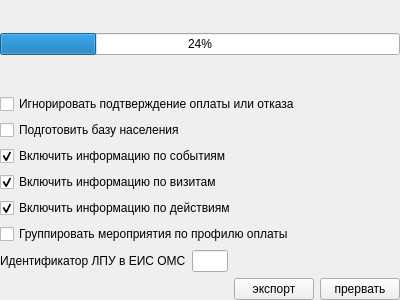
<?xml version="1.0" encoding="UTF-8"?>
<ui version="4.0">
 <class>ExportEISOMSPage1</class>
 <widget class="QWidget" name="ExportEISOMSPage1">
  <property name="geometry">
   <rect>
    <x>0</x>
    <y>0</y>
    <width>400</width>
    <height>300</height>
   </rect>
  </property>
  <property name="windowTitle">
   <string>Form</string>
  </property>
  <layout class="QGridLayout">
   <property name="margin">
    <number>0</number>
   </property>
   <item row="0" column="0" colspan="4">
    <spacer>
     <property name="orientation">
      <enum>Qt::Vertical</enum>
     </property>
     <property name="sizeHint" stdset="0">
      <size>
       <width>20</width>
       <height>40</height>
      </size>
     </property>
    </spacer>
   </item>
   <item row="1" column="0" colspan="4">
    <widget class="CProgressBar" name="progressBar">
     <property name="value">
      <number>24</number>
     </property>
    </widget>
   </item>
   <item row="2" column="0" colspan="4">
    <spacer>
     <property name="orientation">
      <enum>Qt::Vertical</enum>
     </property>
     <property name="sizeHint" stdset="0">
      <size>
       <width>20</width>
       <height>40</height>
      </size>
     </property>
    </spacer>
   </item>
   <item row="11" column="2">
    <widget class="QPushButton" name="btnExport">
     <property name="text">
      <string>экспорт</string>
     </property>
    </widget>
   </item>
   <item row="11" column="3">
    <widget class="QPushButton" name="btnCancel">
     <property name="text">
      <string>прервать</string>
     </property>
    </widget>
   </item>
   <item row="11" column="0" colspan="2">
    <spacer>
     <property name="orientation">
      <enum>Qt::Horizontal</enum>
     </property>
     <property name="sizeHint" stdset="0">
      <size>
       <width>40</width>
       <height>20</height>
      </size>
     </property>
    </spacer>
   </item>
   <item row="3" column="0" colspan="4">
    <widget class="QCheckBox" name="chkIgnoreConfirmation">
     <property name="text">
      <string>Игнорировать подтверждение оплаты или отказа</string>
     </property>
    </widget>
   </item>
   <item row="5" column="0" colspan="4">
    <widget class="QCheckBox" name="chkIncludeEvents">
     <property name="text">
      <string>Включить информацию по событиям</string>
     </property>
     <property name="checked">
      <bool>true</bool>
     </property>
    </widget>
   </item>
   <item row="6" column="0" colspan="4">
    <widget class="QCheckBox" name="chkIncludeVisits">
     <property name="text">
      <string>Включить информацию по визитам</string>
     </property>
     <property name="checked">
      <bool>true</bool>
     </property>
    </widget>
   </item>
   <item row="7" column="0" colspan="4">
    <widget class="QCheckBox" name="chkIncludeActions">
     <property name="text">
      <string>Включить информацию по действиям</string>
     </property>
     <property name="checked">
      <bool>true</bool>
     </property>
    </widget>
   </item>
   <item row="9" column="0">
    <widget class="QLabel" name="lblEisLpuId">
     <property name="text">
      <string>Идентификатор ЛПУ в ЕИС ОМС</string>
     </property>
     <property name="buddy">
      <cstring>edtEisLpuId</cstring>
     </property>
    </widget>
   </item>
   <item row="9" column="1">
    <widget class="QLineEdit" name="edtEisLpuId"/>
   </item>
   <item row="4" column="0" colspan="4">
    <widget class="QCheckBox" name="chkExportClients">
     <property name="text">
      <string>Подготовить базу населения</string>
     </property>
    </widget>
   </item>
   <item row="8" column="0" colspan="4">
    <widget class="QCheckBox" name="chkGroupByProfile">
     <property name="text">
      <string>Группировать мероприятия по профилю оплаты</string>
     </property>
    </widget>
   </item>
  </layout>
 </widget>
 <customwidgets>
  <customwidget>
   <class>CProgressBar</class>
   <extends>QProgressBar</extends>
   <header>library/ProgressBar.h</header>
  </customwidget>
 </customwidgets>
 <tabstops>
  <tabstop>btnExport</tabstop>
  <tabstop>btnCancel</tabstop>
  <tabstop>chkIgnoreConfirmation</tabstop>
  <tabstop>chkExportClients</tabstop>
  <tabstop>chkIncludeEvents</tabstop>
  <tabstop>chkIncludeVisits</tabstop>
  <tabstop>chkIncludeActions</tabstop>
  <tabstop>chkGroupByProfile</tabstop>
  <tabstop>edtEisLpuId</tabstop>
 </tabstops>
 <resources/>
 <connections/>
</ui>
